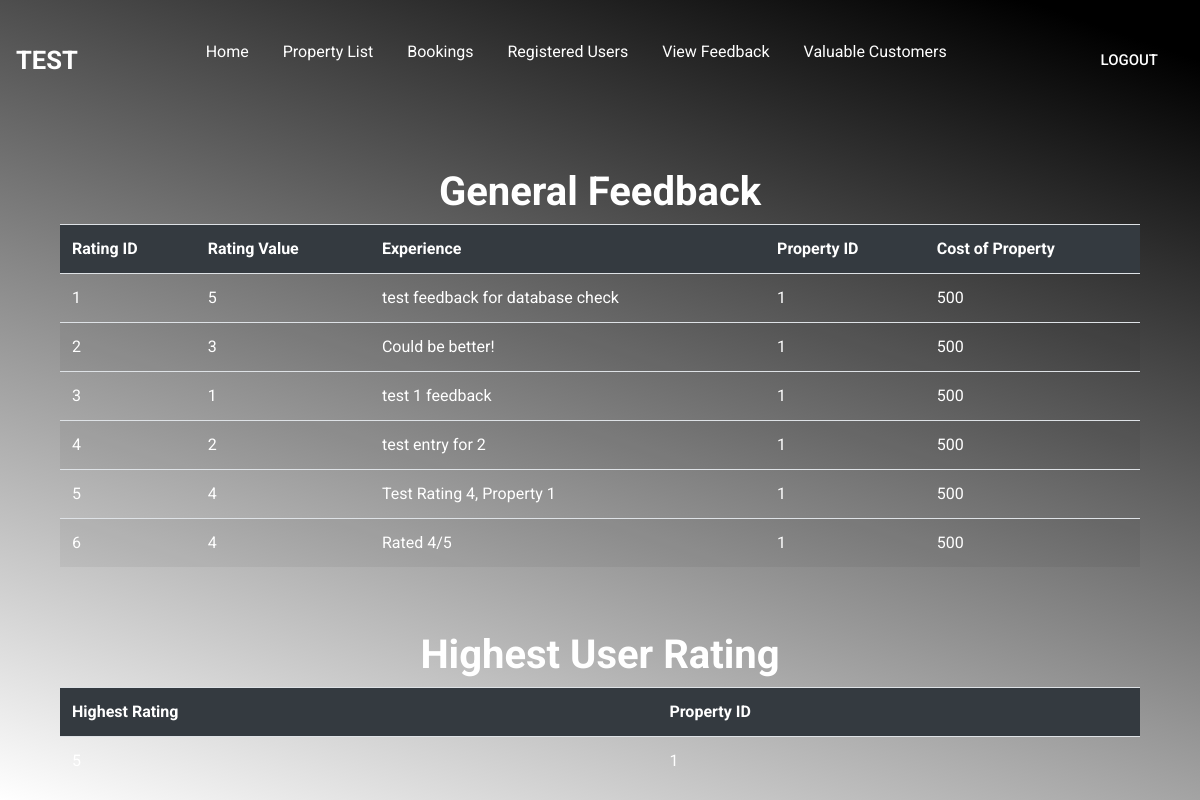
/php/viewfeedback.php (signed in), run on the app's committed database.
### tables this page shows
CREATE TABLE `ratingsinfo` (
  `id` int(255) NOT NULL,
  `propertyID` int(255) NOT NULL,
  `value` int(255) NOT NULL,
  `experience` varchar(255) NOT NULL
);

CREATE TABLE `propertyinfo` (
  `propertyID` int(255) NOT NULL,
  `cost` int(255) NOT NULL
);

### php/viewfeedback.php (the view, shortened to what this page needs)
<!DOCTYPE html>
<html>
<head>
	 <link rel="stylesheet" href="https://maxcdn.bootstrapcdn.com/bootstrap/4.5.2/css/bootstrap.min.css">
</head>
<body>
	<header>
			<nav class = "navbar">
				<div class = "logo">
					<a href="#"><?php echo $_SESSION['name']; ?></a>
				</div>
				<div class = "menu">
					<ul>
						<li><a href="manager_loggedin.php">Home</a></li>
						<li><a href="properties.php">Property List</a></li>
						<li><a href="viewReservationsManager.php">Bookings</a></li>
						<li><a href="users.php">Registered Users</a></li>
						<li><a href="viewfeedback.php">View Feedback</a></li>
						<li><a href="valuableCustomers.php">Valuable Customers</a></li>
					</ul>
				</div>
				<div class = "contact_btn">
					<a href="managerlogout.php">LOGOUT </a>
				</div>
			</nav>
		<div class = "container">
			<div class = "col-lg-12">
				<br><br>
				<h1 class = "text-center"><strong>General Feedback</strong></h1>
				<table class = "table table-striped table-hover">
				<tr class = "bg-dark text-white">
					<td> <strong>Rating ID</strong> </td>
					<td> <strong>Rating Value</strong> </td>
					<td> <strong>Experience</strong> </td>
					<td> <strong>Property ID</strong> </td>
					<td> <strong>Cost of Property</strong> </td>
				</tr>
				<?php
					$server = "localhost";
					$user = "root";
					$password = "";
					$db = "properties";
					$conn = mysqli_connect($server, $user, $password, $db);
					$q = "select * from ratingsinfo inner join propertyinfo ON ratingsinfo.propertyID = propertyinfo.propertyID";
					$query = mysqli_query($conn, $q);
					while($res = mysqli_fetch_array($query)){
				?>
				  <tr>
					<td> <?php  echo $res['id'] ?> </td>
					<td> <?php  echo $res['value'] ?> </td>
					<td> <?php  echo $res['experience'] ?>  </td>
					<td> <?php  echo $res['propertyID'] ?>  </td>
					<td> <?php  echo $res['cost'] ?>  </td>
				</tr>
				<?php
			}
				?>
				</table>
			</div>
		</div>
		<div class = "container">
			<div class = "col-lg-12">
				<br><br>
				<h1 class = "text-center"><strong>Highest User Rating</strong></h1>
				<table class = "table table-striped table-hover">
				<tr class = "bg-dark text-white">
					<td> <strong>Highest Rating</strong> </td>
					<td> <strong>Property ID</strong> </td>
				</tr>
				<?php
					$server = "localhost";
					$user = "root";
					$password = "";
					$db = "properties";
					$conn = mysqli_connect($server, $user, $password, $db);
					$q = "SELECT MAX(value), ratingsinfo.propertyID from ratingsinfo";
					$query = mysqli_query($conn, $q);
					while($res = mysqli_fetch_array($query)){
				?>
				  <tr>
					<td> <?php  echo $res['MAX(value)'] ?> </td>
					<td> <?php  echo $res['propertyID'] ?> </td>
				</tr>
				<?php
			}
				?>
				</table>
			</div>
		</div>
	</header>
</body>
</html>

### php/viewfeedback.php (style rules this page uses)
* { margin: 0; padding: 0; box-sizing: border-box; font-family: 'Roboto', sans-serif; color: white !important; text-decoration: none; }
a { color: white; text-decoration: none; }
header { width: 100%; height: 100vh; background-color: #white; background-image: linear-gradient(19deg, white 0%, black 95%); position: relative; text-decoration: none; }
header:before { content: ""; width: 650px; height: 550px; position: absolute; left: 0; bottom: 0; text-decoration: none; }
nav { width: 100%; height: 15vh; display: flex; justify-content: space-around; align-items: center; position: absolute; text-decoration: none; }
.logo a { font-size: 1.6rem; text-transform: uppercase; font-weight: bold; text-decoration: none; }
.menu ul li { color: white; text-decoration: none; list-style: none; display: inline-block; padding: 0 15px; text-decoration: none; }
.menu ul li a { text-transform: capitalize; text-decoration: none; }
.contact_btn a { color: white !important; text-decoration-color: white !important; text-decoration: none; background-color: black 95%; padding: 12px 25px; font-size: 15px; font-weight: 500; border: 1px solid transparent; color: white; text-transform: uppercase; }

### data on the page
ratingsinfo: id "1", value "5", experience "test feedback for database check", propertyID.propertyID "1", propertyID.cost "500"
ratingsinfo: id "2", value "3", experience "Could be better!", propertyID.propertyID "1", propertyID.cost "500"
ratingsinfo: id "3", value "1", experience "test 1 feedback", propertyID.propertyID "1", propertyID.cost "500"
ratingsinfo: id "4", value "2", experience "test entry for 2", propertyID.propertyID "1", propertyID.cost "500"
ratingsinfo: id "5", value "4", experience "Test Rating 4, Property 1", propertyID.propertyID "1", propertyID.cost "500"
ratingsinfo: id "6", value "4", experience "Rated 4/5", propertyID.propertyID "1", propertyID.cost "500"

### other printed values
$_SESSION['name'] "TEST"
$res['propertyID'] "1"
